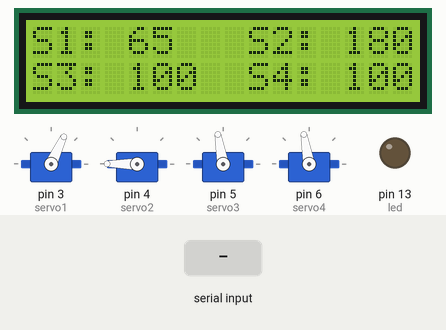
Recording of a sketch running on a simulated Arduino Uno, built with avr-gcc and run on an emulated ATmega328P. Shown: 4 × servo, 16×2 character LCD, output pins drawn as LEDs (lit = HIGH). The test bench sets the inputs (shaded band).

Above: at 5.2 s.
5.3 s: byte 99 ('c') received over Serial
At 6.2 s:
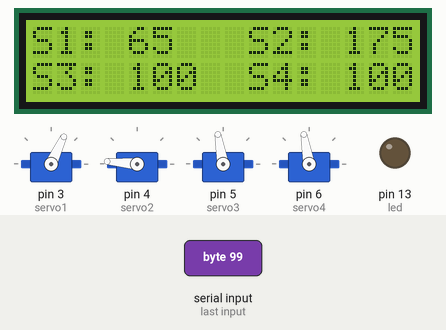
7.1 s: byte 101 ('e') received over Serial
At 8.6 s:
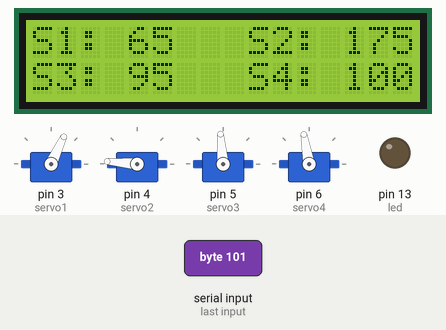
8.9 s: byte 104 ('h') received over Serial
At 10.1 s:
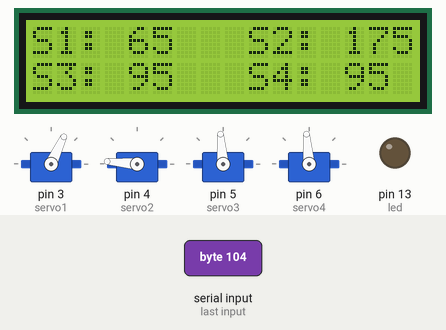
10.7 s: "b" received over Serial
At 11.6 s:
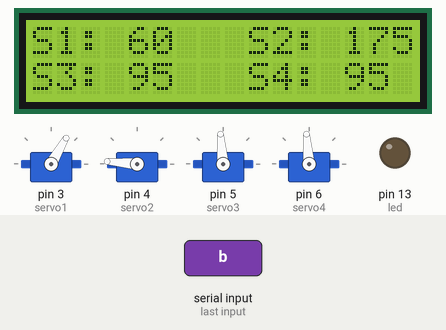
12.5 s: "6" received over the second serial link
At 14.0 s:
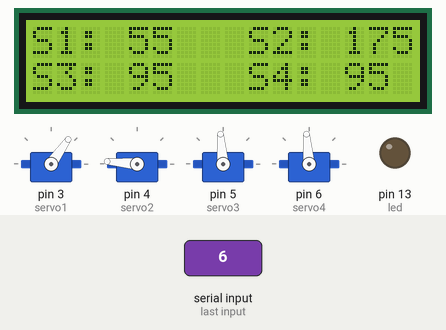
14.3 s: byte 103 ('g') received over Serial
At 15.4 s:
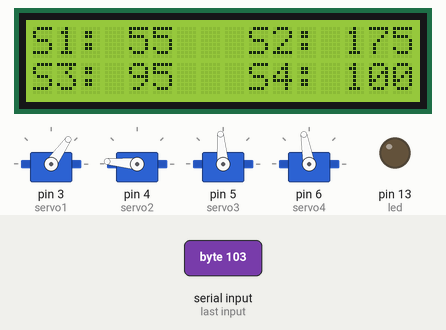
Timing chart, 0 to 17.1 s (numbered marks = the images above; inputs shaded):
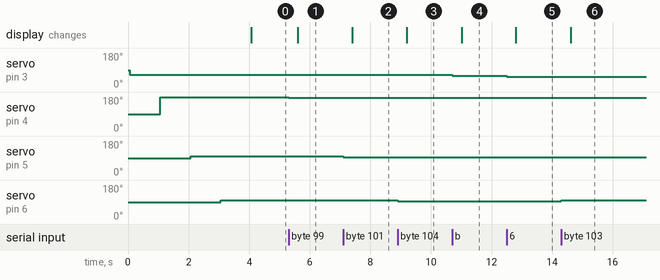

The sketch:

robotic_arm.ino
```cpp
#include <SoftwareSerial.h>
#include <Servo.h>
#include <LiquidCrystal.h>

byte led = 13;

#define servo1_MAX 65
#define servo1_MIN 5

#define servo2_MAX 175
#define servo2_MIN 75

#define servo3_MAX 95
#define servo3_MIN 5

#define servo4_MAX 175
#define servo4_MIN 5

#define wait 300


Servo servo1, servo2, servo3, servo4;
SoftwareSerial serial(7, 8);
LiquidCrystal lcd(A2, A3, A4, A5, A0, A1);

char rxd, bt, cp = 0;
byte angle[4] = {65, 180, 100, 100}; //initial stage
byte pos = 0;
bool flag1 = true;

void setup() {
  Serial.begin(9600);
  serial.begin(9600);

  servo1.attach(3);
  servo2.attach(4);
  servo3.attach(5);
  servo4.attach(6);

  lcd.begin(16, 2);
  lcd.clear();

  pinMode(led, OUTPUT);

  servo1.write(angle[0]);
  delay(1000);
  servo2.write(angle[1]);
  delay(1000);
  servo3.write(angle[2]);
  delay(1000);
  servo4.write(angle[3]);
  delay(1000);
}

void loop() {
  lcd.setCursor(0,0);
  lcd.print("S1: ");
  lcd.print(angle[0], DEC);
  lcd.print("  ");

  lcd.setCursor(9,0);
  lcd.print("S2: ");
  lcd.print(angle[1], DEC);
  lcd.print("  ");

  lcd.setCursor(0,1);
  lcd.print("S3: ");
  lcd.print(angle[2], DEC);
  lcd.print("  ");

  lcd.setCursor(9,1);
  lcd.print("S4: ");
  lcd.print(angle[3], DEC);
  lcd.print("  ");

  if(serial.available()){
    rxd = serial.read();

    if(rxd == '5') servo1_inc();
    if(rxd == '6') servo1_dec();

    if(rxd == '1') servo2_inc();
    if(rxd == '2') servo2_dec();

    if(rxd == '7') servo3_inc();
    if(rxd == '8') servo3_dec();

    if(rxd == '3') servo4_inc();
    if(rxd == '4') servo4_dec();
  }

  if(Serial.available()){
    bt = Serial.read();

    if(bt == 'a') servo1_inc();
    if(bt == 'b') servo1_dec();

    if(bt == 'c') servo2_inc();
    if(bt == 'd') servo2_dec();

    if(bt == 'e') servo3_inc();
    if(bt == 'f') servo3_dec();

    if(bt == 'g') servo4_inc();
    if(bt == 'h') servo4_dec();

    bt = 0;
  }
}

void servo1_inc(){
  angle[0]+=5;
  if(angle[0] >= servo1_MAX) angle[0] = servo1_MAX;
  servo1.write(angle[0]);
  delay(wait);
}

void servo1_dec(){
  angle[0]-=5;
  if(angle[0] <= servo1_MIN) angle[0] = servo1_MIN;
  servo1.write(angle[0]);
  delay(wait);
}

void servo2_inc(){
  angle[1]+=5;
  if(angle[1] >= servo2_MAX) angle[1] = servo2_MAX;
  servo2.write(angle[1]);
  delay(wait);
}

void servo2_dec(){
  angle[1]-=5;
  if(angle[1] <= servo2_MIN) angle[1] = servo2_MIN;
  servo2.write(angle[1]);
  delay(wait);
}

void servo3_inc(){
  angle[2]+=5;
  if(angle[2] >= servo3_MAX) angle[2] = servo3_MAX;
  servo3.write(angle[2]);
  delay(wait);
}

void servo3_dec(){
  angle[2]-=5;
  if(angle[2] <= servo3_MIN) angle[2] = servo3_MIN;
  servo3.write(angle[2]);
  delay(wait);
}

void servo4_inc(){
  angle[3]+=5;
  if(angle[3] >= servo4_MAX) angle[3] = servo4_MAX;
  servo4.write(angle[3]);
  delay(wait);
}

void servo4_dec(){
  angle[3]-=5;
  if(angle[3] <= servo4_MIN) angle[3] = servo4_MIN;
  servo4.write(angle[3]);
  delay(wait);
}
```

Measured:
- after the input at 5.3 s, servo on pin 4 (servo2): 180° → 175° at once; the display: changes after 0.31 s (image 1)
- after the input at 7.1 s, servo on pin 5 (servo3): 100° → 95° at once; the display: changes after 0.31 s (image 2)
- after the input at 8.9 s, servo on pin 6 (servo4): 100° → 95° at once; the display: changes after 0.31 s (image 3)
- after the input at 10.7 s, servo on pin 3 (servo1): 65° → 60° at once; the display: changes after 0.31 s (image 4)
- after the input at 12.5 s, servo on pin 3 (servo1): 60° → 55° at once; the display: changes after 0.31 s (image 5)
- after the input at 14.3 s, servo on pin 6 (servo4): 95° → 100° at once; the display: changes after 0.31 s (image 6)
